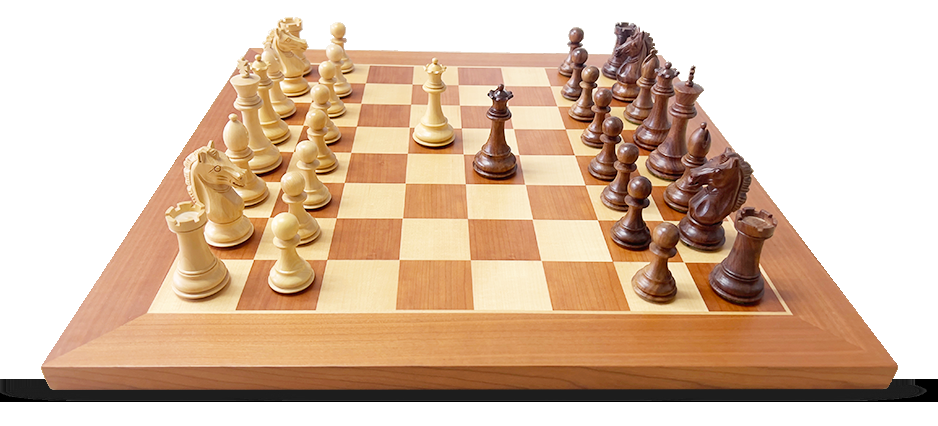
#> input picture Corner_Detection/chessboard.png, 938 x 426 px, found by its file name
$ jupyter execute Corner_Detection.ipynb
#> lines starting #> are read from the running program, lines starting #| are printed output that depends on the picture; after the words box and inside, x2 and y2 are one past the last pixel; in counts of white or black regions, pixels touching at a corner belong together
[cell 1]
import numpy as np
import cv2
import matplotlib.pyplot as plt
from scipy.ndimage import sobel, gaussian_filter

[cell 2]
def harris_corners_from_scratch(gray_img, block_size=3, k=0.04, threshold_ratio=0.01):

    # Compute image gradients
    Ix = sobel(gray_img, axis=1)
    Iy = sobel(gray_img, axis=0)

    # Products of derivatives
    Ixx = gaussian_filter(Ix * Ix, sigma=1)
    Iyy = gaussian_filter(Iy * Iy, sigma=1)
    Ixy = gaussian_filter(Ix * Iy, sigma=1)

    # Structure tensor sums
    Sxx = np.zeros_like(gray_img)
    Syy = np.zeros_like(gray_img)
    Sxy = np.zeros_like(gray_img)

    half = block_size // 2
    for y in range(half, gray_img.shape[0] - half):
        for x in range(half, gray_img.shape[1] - half):
            Sxx[y, x] = np.sum(Ixx[y-half:y+half+1, x-half:x+half+1])
            Syy[y, x] = np.sum(Iyy[y-half:y+half+1, x-half:x+half+1])
            Sxy[y, x] = np.sum(Ixy[y-half:y+half+1, x-half:x+half+1])

    # Harris response
    det = Sxx * Syy - Sxy ** 2
    trace = Sxx + Syy
    R = det - k * trace ** 2

    threshold = threshold_ratio * R.max()
    corners = []

    # Non-maximum suppression
    for y in range(1, R.shape[0] - 1):
        for x in range(1, R.shape[1] - 1):
            if R[y, x] > threshold:
                if R[y, x] == np.max(R[y-1:y+2, x-1:x+2]):
                    corners.append((y, x))

    return corners

[cell 3]
def fast_corners_from_scratch(gray_img, threshold=30, n=9):

    gray_img = gray_img.astype(np.uint8)
    height, width = gray_img.shape
    corners = []

    # FAST circle (radius = 3)
    circle = [
        (0, 3), (1, 3), (2, 2), (3, 1), (3, 0), (3, -1), (2, -2), (1, -3),
        (0, -3), (-1, -3), (-2, -2), (-3, -1), (-3, 0), (-3, 1), (-2, 2), (-1, 3)
    ]

    for y in range(3, height - 3):
        for x in range(3, width - 3):

            center = int(gray_img[y, x])   # FIX: convert to int
            consec_bright = 0
            consec_dark = 0
            max_bright = 0
            max_dark = 0

            for dx, dy in circle:
                p = int(gray_img[y + dy, x + dx])  # FIX: convert to int

                if p > center + threshold:
                    consec_bright += 1
                    consec_dark = 0
                elif p < center - threshold:
                    consec_dark += 1
                    consec_bright = 0
                else:
                    consec_bright = consec_dark = 0

                max_bright = max(max_bright, consec_bright)
                max_dark = max(max_dark, consec_dark)

            if max_bright >= n or max_dark >= n:
                corners.append((y, x))

    return corners

[cell 4]
img_path = "/content/chessboard.png"   # Colab path
original = cv2.imread(img_path)
#> original is the input picture: shape (426, 938, 3); mean B, G, R 166.1, 189.5, 216.8

if original is None:
    raise FileNotFoundError("Chessboard image not found")

gray = cv2.cvtColor(original, cv2.COLOR_BGR2GRAY)
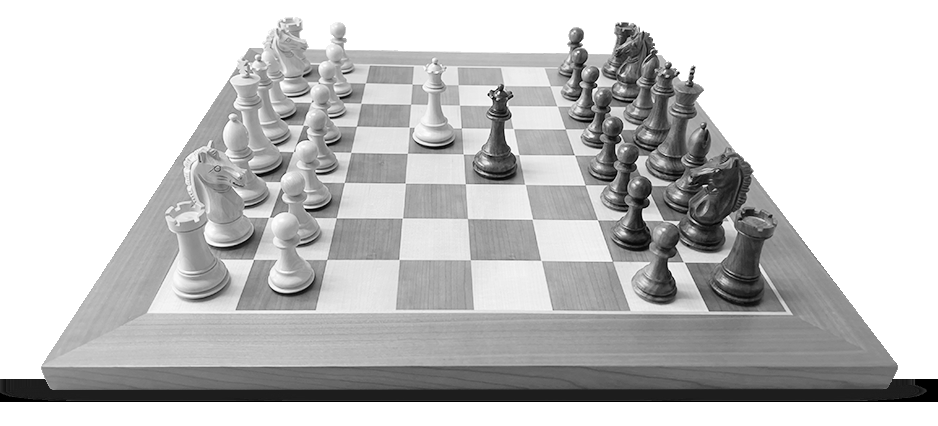
#> gray: shape (426, 938); min 0, max 255, mean 195

plt.figure(figsize=(5,5))
plt.imshow(gray, cmap="gray")
plt.title("Grayscale Chessboard")
plt.axis("off")
plt.show()

[cell 5]
harris_pts = harris_corners_from_scratch(gray.astype(np.float32))
#> in harris_corners_from_scratch, `Iy = sobel(gray_img, axis=0)`:
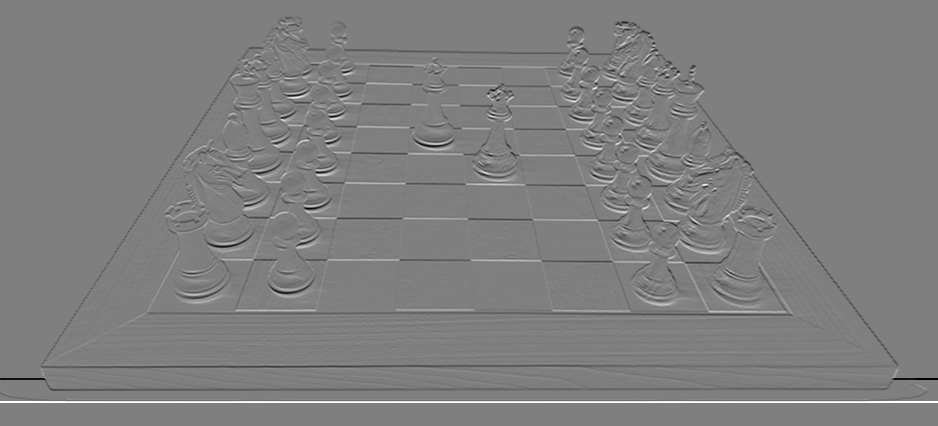
#> Iy: shape (426, 938) float32; min -1020, max 1020, mean 0; drawn with min black and max white
#> in harris_corners_from_scratch, `Iyy = gaussian_filter(Iy * Iy, sigma=1)`:
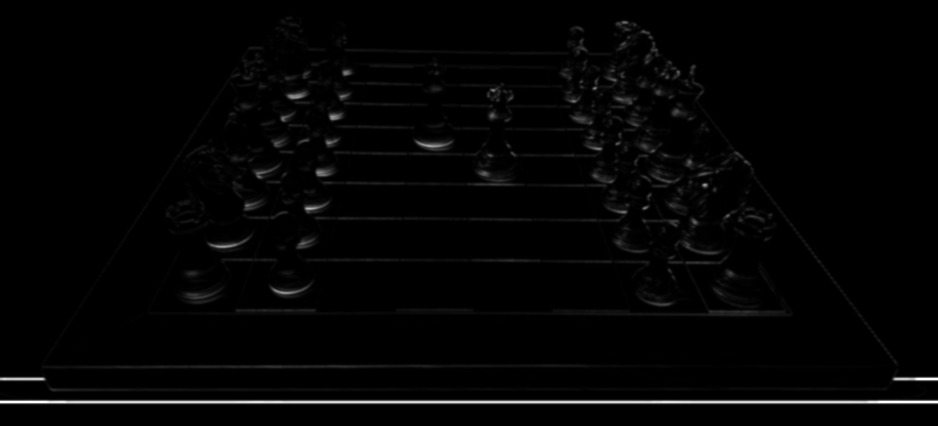
#> Iyy: shape (426, 938) float32; min 0, max 672732.6, mean 11067.8; drawn with min black and max white
#> in harris_corners_from_scratch, `Ixy = gaussian_filter(Ix * Iy, sigma=1)`:
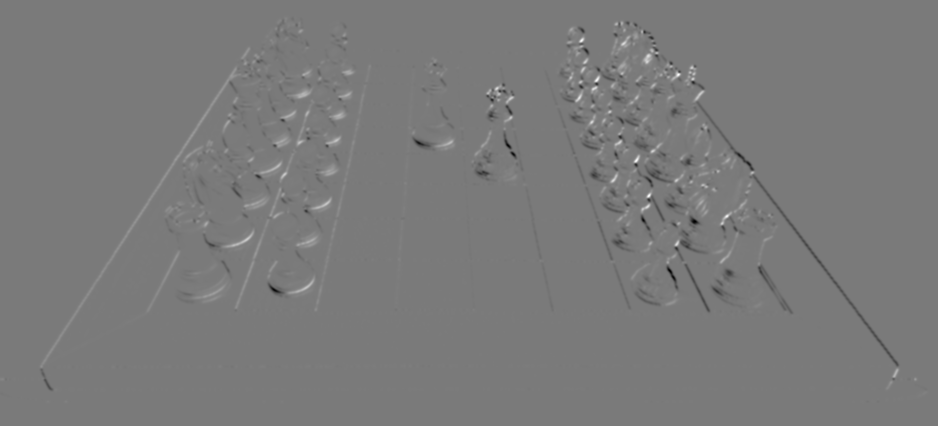
#> Ixy: shape (426, 938) float32; min -165491.7, max 178008.4, mean 3.2; drawn with min black and max white
#> in harris_corners_from_scratch, `det = Sxx * Syy - Sxy ** 2`:
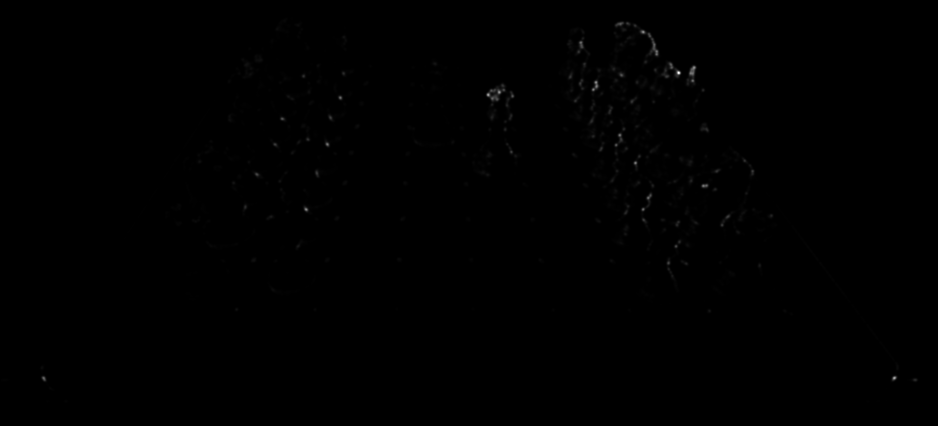
#> det: shape (426, 938) float32; min 0, max 2.59e+12, mean 4.52e+09; drawn with min black and max white
#> in harris_corners_from_scratch, `trace = Sxx + Syy`:
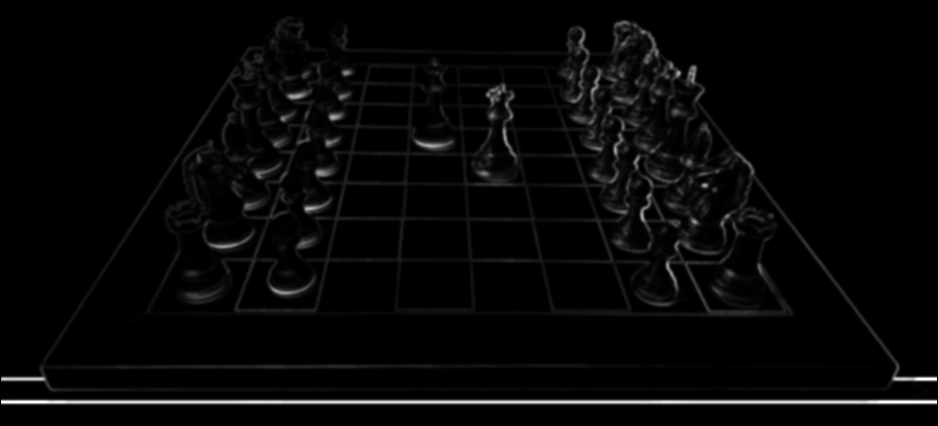
#> trace: shape (426, 938) float32; min 0, max 4979018, mean 136804.2; drawn with min black and max white
#> in harris_corners_from_scratch, `R = det - k * trace ** 2`:
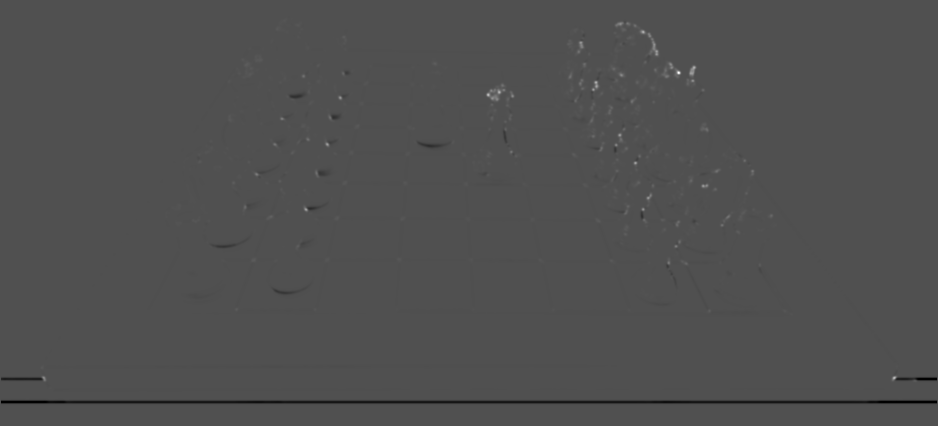
#> R: shape (426, 938) float32; min -9.9e+11, max 2.16e+12, mean -3.73e+09; drawn with min black and max white
#> in harris_corners_from_scratch, `threshold = threshold_ratio * R.max()`: threshold = 2.16e+10
#> harris_pts = 517 pairs, first value 20 to 388, second value 42 to 915
fast_pts = fast_corners_from_scratch(gray, threshold=30, n=9)
#> after the loop in fast_corners_from_scratch, `for y in range(3, height - 3):`: corners = 3924 pairs, first value 18 to 391, second value 41 to 926
#> fast_pts has the same summary as corners in fast_corners_from_scratch

print("Harris corners:", len(harris_pts))
#| Harris corners: 517
print("FAST corners:", len(fast_pts))
#| FAST corners: 3924

[cell 6]
img_harris = original.copy()
for y, x in harris_pts:
    cv2.circle(img_harris, (x, y), 3, (0, 0, 255), -1)
#> this loop made 517 passes
#> (y, x) on passes 1 to 3: (20, 284), (23, 280), (23, 620)
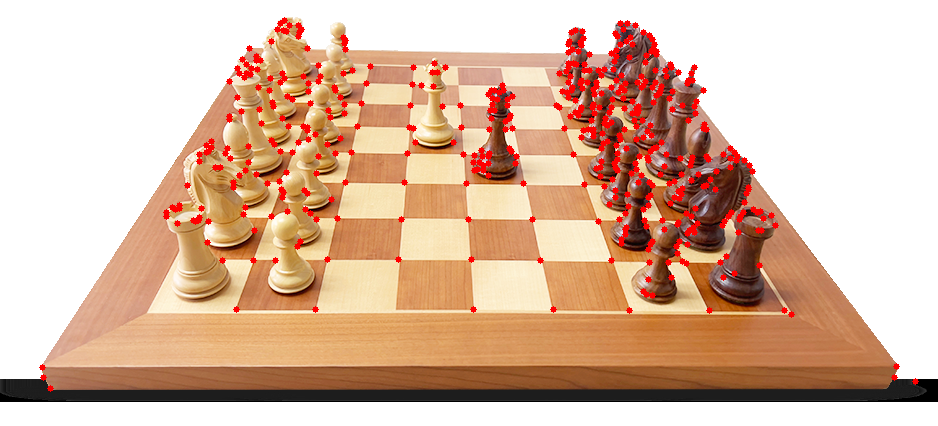
#> img_harris: shape (426, 938, 3); 3.51% of pixels changed, all inside (x1, y1, x2, y2) = (39, 17, 919, 392)

img_fast = original.copy()
for y, x in fast_pts:
    cv2.circle(img_fast, (x, y), 3, (0, 255, 0), -1)
#> this loop made 3924 passes
#> (y, x) on passes 1 to 3: (18, 286), (18, 287), (18, 290)
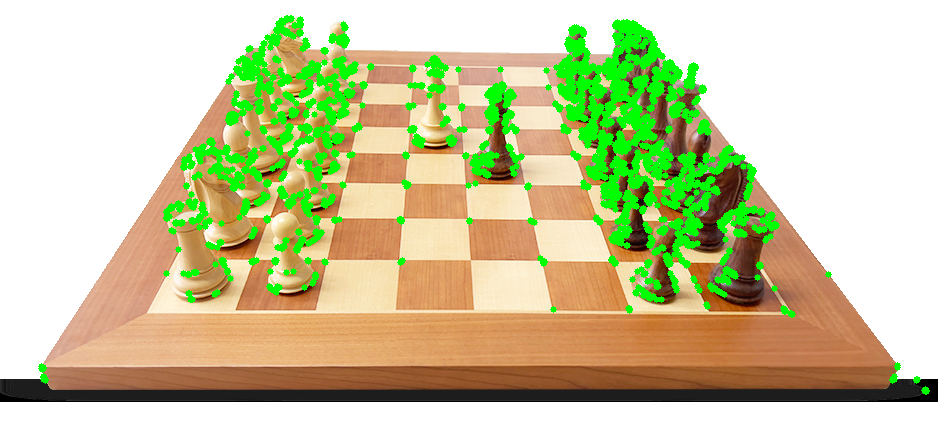
#> img_fast: shape (426, 938, 3); 9.28% of pixels changed, all inside (x1, y1, x2, y2) = (38, 15, 930, 395)

plt.figure(figsize=(15, 6))

plt.subplot(1, 3, 1)
plt.imshow(cv2.cvtColor(original, cv2.COLOR_BGR2RGB))
plt.title("Original Image")
plt.axis("off")

plt.subplot(1, 3, 2)
plt.imshow(cv2.cvtColor(img_harris, cv2.COLOR_BGR2RGB))
plt.title(f"Harris Corners ({len(harris_pts)})")
plt.axis("off")

plt.subplot(1, 3, 3)
plt.imshow(cv2.cvtColor(img_fast, cv2.COLOR_BGR2RGB))
plt.title(f"FAST Corners ({len(fast_pts)})")
plt.axis("off")

plt.tight_layout()
plt.show()
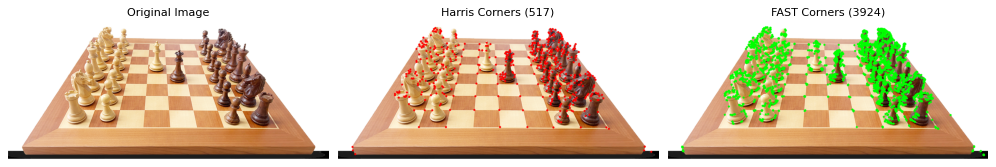
#> figure drawn by matplotlib, 3 panels
